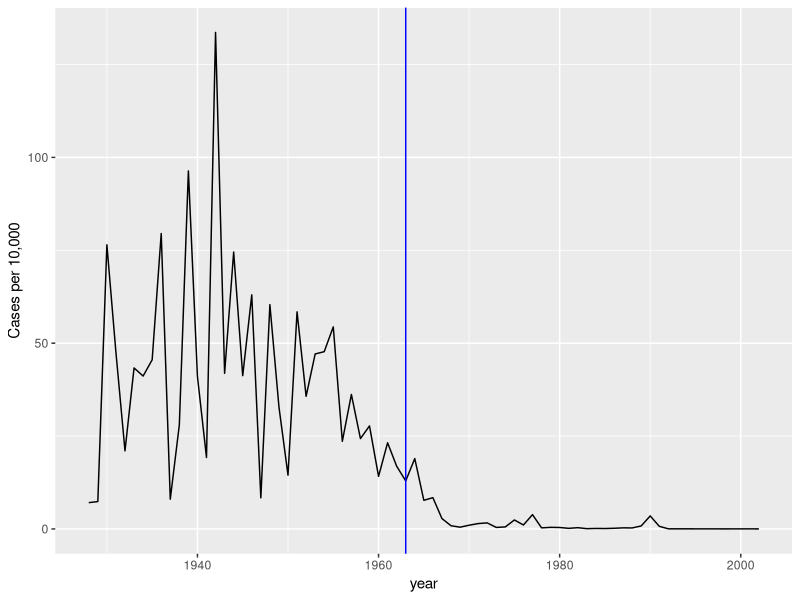
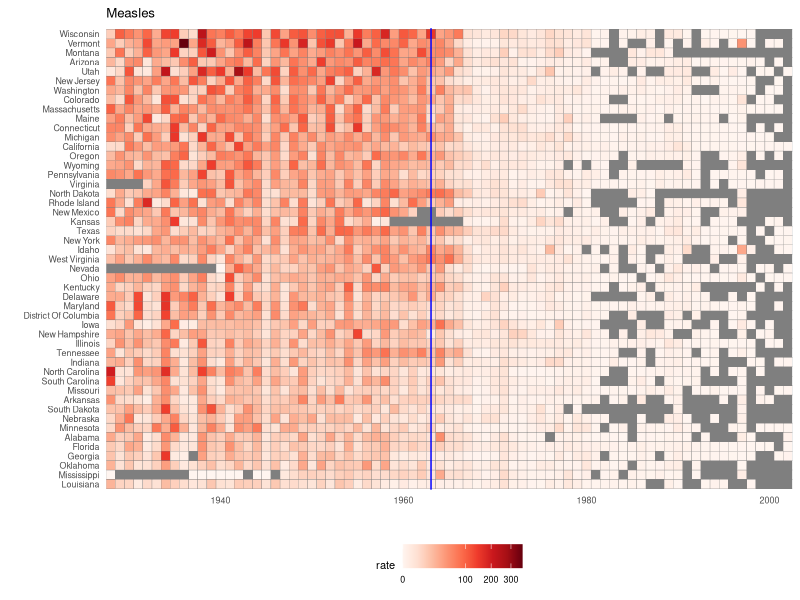
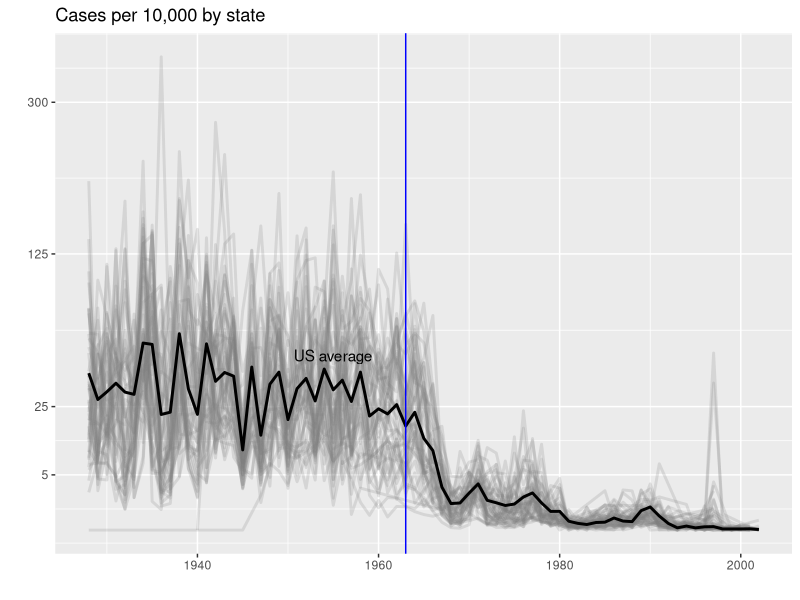

These charts were generated, in order, by the following R code:
## ---- chunk 1
library(tidyverse)
library(RColorBrewer)
library(dslabs)
data(us_contagious_diseases)
names(us_contagious_diseases)
## ---- chunk 2
the_disease <- "Measles"
dat <- us_contagious_diseases |>
  filter(!state%in%c("Hawaii","Alaska") & disease == the_disease) |>
  mutate(rate = count / population * 10000 * 52 / weeks_reporting) |> 
  mutate(state = reorder(state, ifelse(year<=1963, rate, NA), 
                         median, na.rm = TRUE)) 
## ---- chunk 3
dat |> filter(state == "California" & !is.na(rate)) |>
  ggplot(aes(year, rate)) +
  geom_line() + 
  ylab("Cases per 10,000")  + 
  geom_vline(xintercept=1963, col = "blue")
## ---- chunk 4
dat |> ggplot(aes(year, state, fill = rate)) +
  geom_tile(color = "grey50") +
  scale_x_continuous(expand=c(0,0)) +
  scale_fill_gradientn(colors = brewer.pal(9, "Reds"), trans = "sqrt") +
  geom_vline(xintercept=1963, col = "blue") +
  theme_minimal() +  
  theme(panel.grid = element_blank(), 
        legend.position="bottom", 
        text = element_text(size = 8)) +
  labs(title = the_disease, x = "", y = "")
## ---- chunk 5
avg <- us_contagious_diseases |>
  filter(disease==the_disease) |> group_by(year) |>
  summarize(us_rate = sum(count, na.rm = TRUE) / 
              sum(population, na.rm = TRUE) * 10000)
## ---- chunk 6
dat |> 
  filter(!is.na(rate)) |>
    ggplot() +
  geom_line(aes(year, rate, group = state),  color = "grey50", 
            show.legend = FALSE, alpha = 0.2, size = 1) +
  geom_line(mapping = aes(year, us_rate),  data = avg, size = 1) +
  scale_y_continuous(trans = "sqrt", breaks = c(5, 25, 125, 300)) + 
  ggtitle("Cases per 10,000 by state") + 
  xlab("") + ylab("") +
  geom_text(data = data.frame(x = 1955, y = 50), 
            mapping = aes(x, y, label="US average"), 
            color="black") + 
  geom_vline(xintercept=1963, col = "blue")
